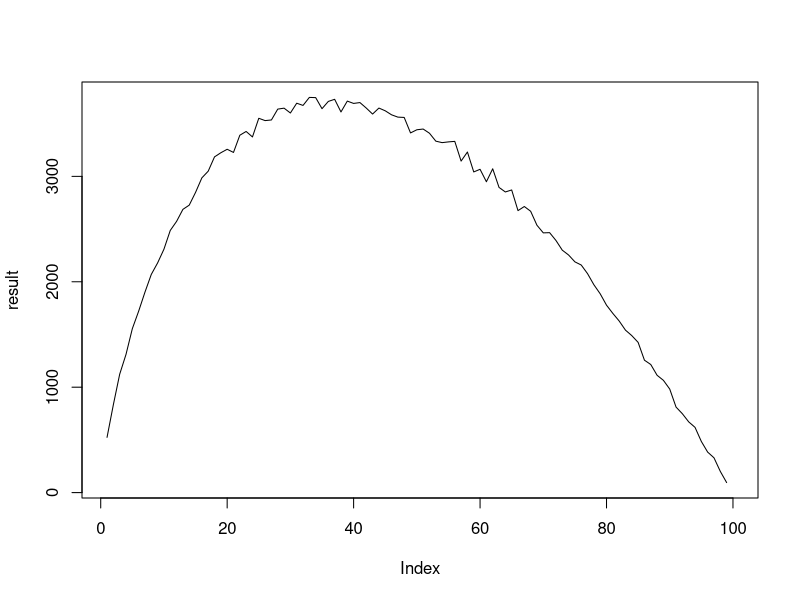
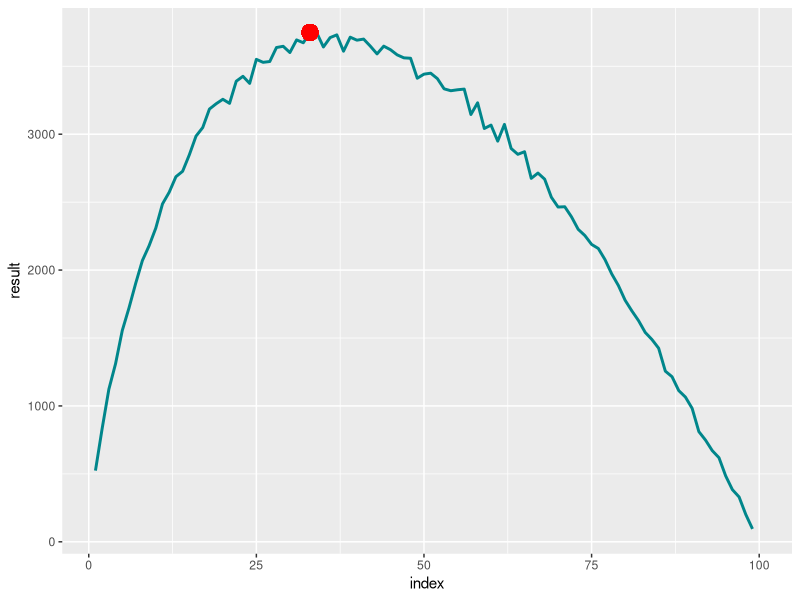
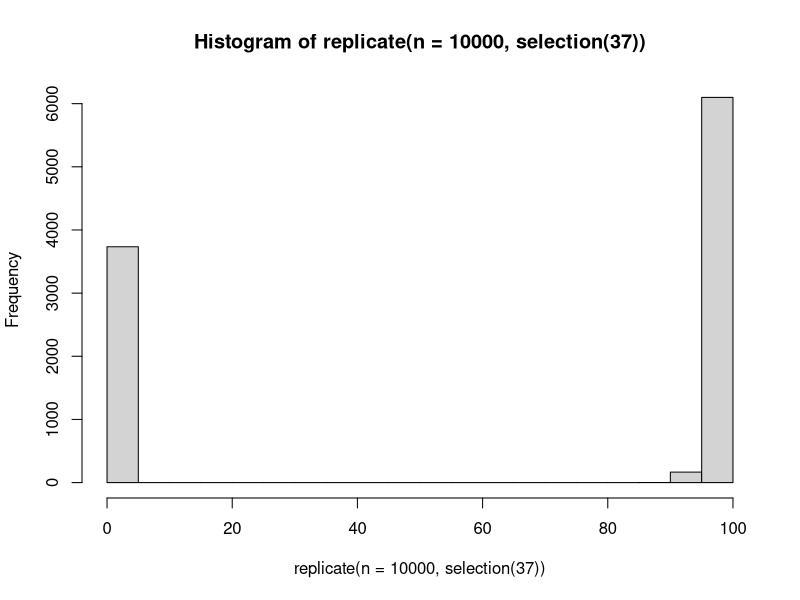
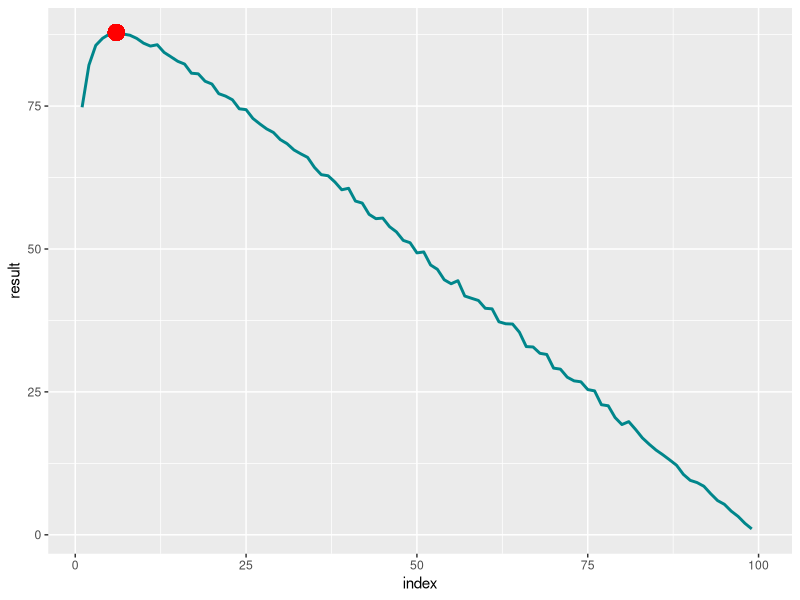
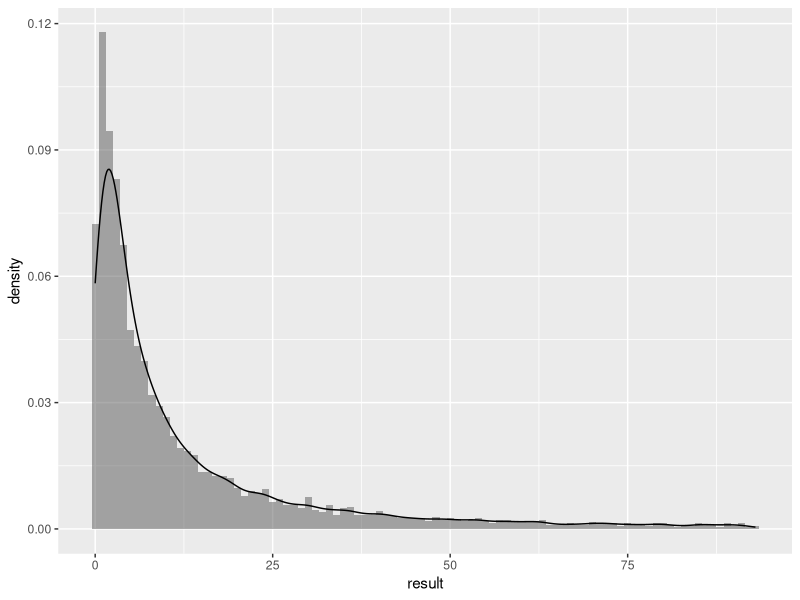

The R script that drew these images, in order:
# 你应该相几次亲？
# http://xccds1977.blogspot.com/2012/03/blog-post_11.html

selection <- function(n) {
  raw.data <- sample(1:100,100)
  first.group <- raw.data[1:n]
  second.group <- raw.data[(n+1):100]
  first.max <- max(first.group)
  morethan.first <- second.group > first.max
  my.select <- ifelse(any(morethan.first) == TRUE, 
                      second.group[morethan.first][1],0)
  return(my.select)
}


data <- matrix(rep(0,10000*100),ncol=100)
result <- rep(0,100)
for (i in 1:100) {
  temp <- replicate(n=10000,selection(i))
  data[ ,i] <- temp
  result[i] <- sum(data[,i] == 100)
}
which.max(result)
plot(result,type='l')
library(ggplot2)
index <- 1:100
p <- ggplot(data=data.frame(index,result),aes(index,result))
p+geom_line(size=1, colour='turquoise4') + 
  geom_point(aes(x = which.max(result),y=result[which.max(result)]),colour=alpha('red',0.5),size=5) 

hist(replicate(n=10000,selection(37)))
table(replicate(n=10000,selection(7)))


result <- rep(0,100)
for (i in 1:100) {
  result[i] <- mean(replicate(n=10000,selection(i)))
}
p <- ggplot(data=data.frame(index,result),aes(index,result))
p+geom_line(size=1, colour='turquoise4') + 
  geom_point(aes(x = which.max(result),y=result[which.max(result)]),colour=alpha('red',0.5),size=5)
which.max(result)


howmany <- function(n) {
  raw.data <- sample(1:100,100)
  first.group <- raw.data[1:n]
  second.group <- raw.data[(n+1):100]
  first.max <- max(first.group)
  morethan.first <- second.group > first.max
  which.select <- ifelse(any(morethan.first) == TRUE, 
                      which(morethan.first==T)[1],0)
  return(which.select)
} 

result<- replicate(n=10000,howmany(7))
length(result[result>0 & result <10])/10000
length(result[result>0 & result <30])/10000

p <- ggplot(data=data.frame(result),aes(result))
p + geom_histogram(binwidth=1,position = 'identity',
    alpha=0.5,
    aes(y = ..density..,))+
stat_density(geom = 'line')